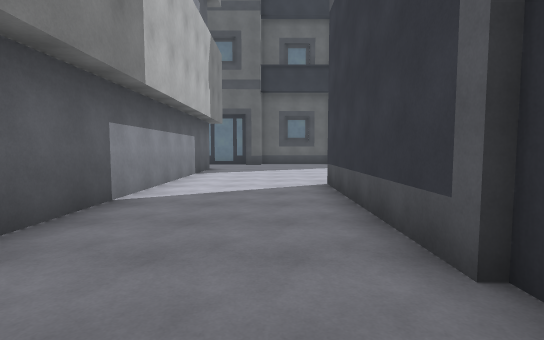
view 1 (above)

24 first-person views from a walk through a Unity game level. The camera is 1.5 m above the floor, tilts 4° down and sees 85° across. The floor is counted in squares, 2 m on a side. Each view is taken from the middle of a square. On the plan, view 1 faces up. The plan holds only what a view shows up to about 10 squares ahead; the rest is blank. The place goes on beyond the plan. Surface patterns are stand-ins for the level's own textures.

view 2
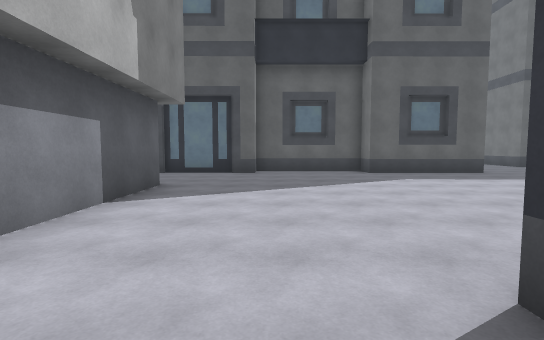

view 3
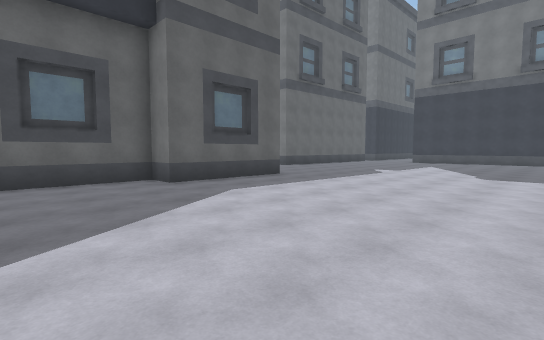

view 4
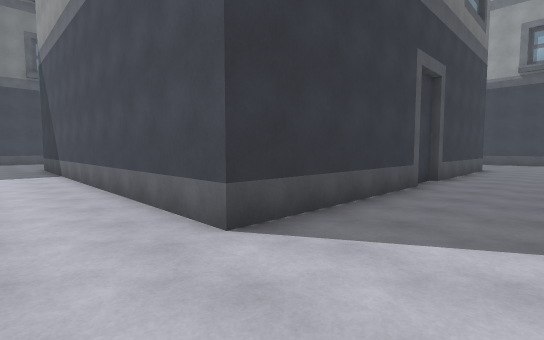

view 5
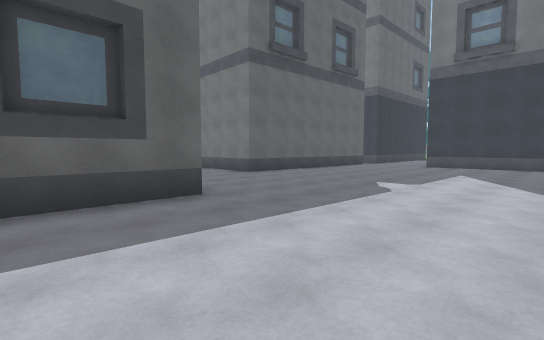

view 6
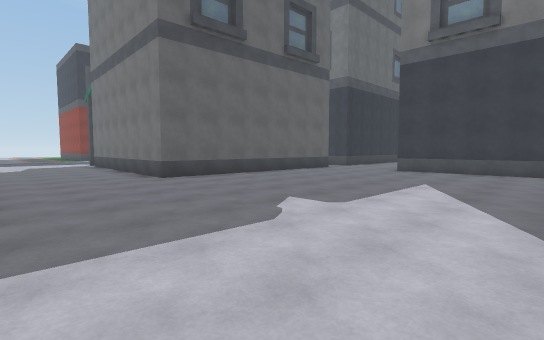

view 7
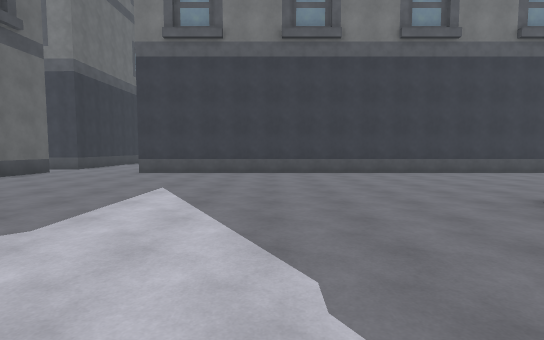

view 8
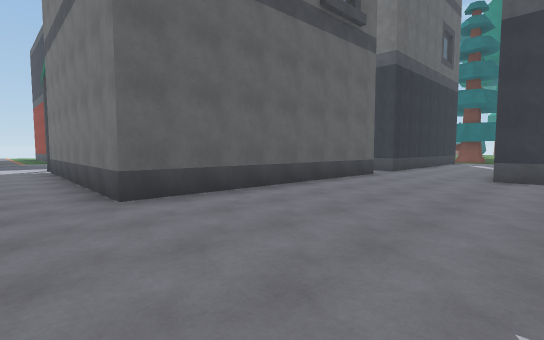

view 9
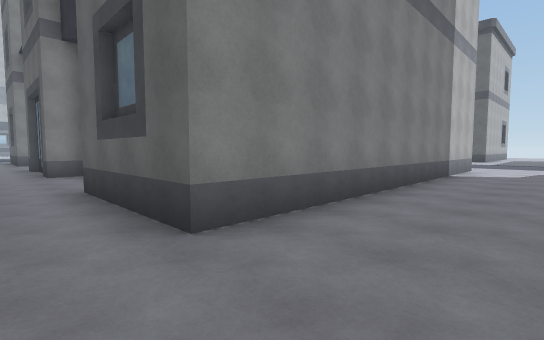

view 10
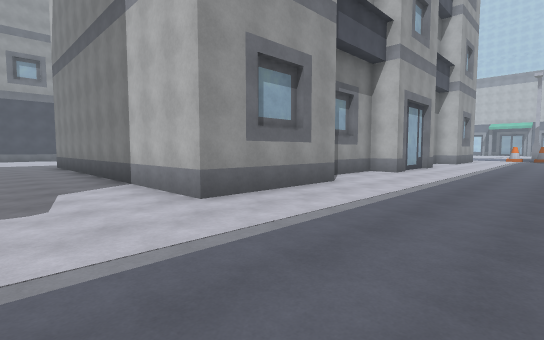

view 11
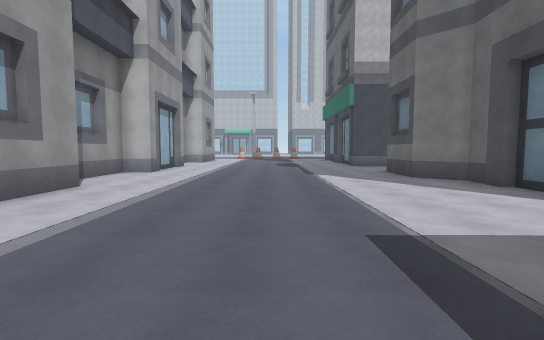

view 12
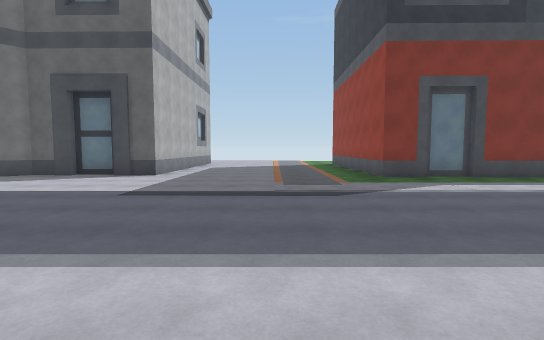

view 13
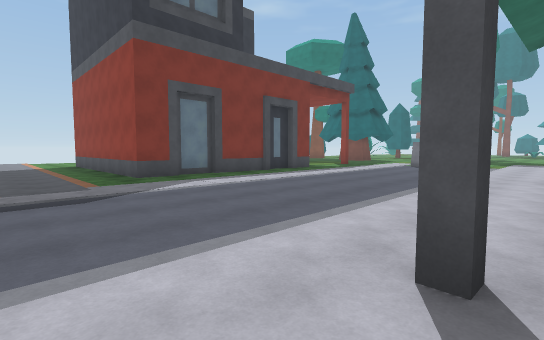

view 14
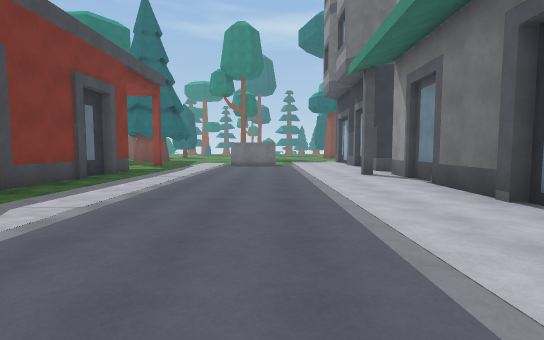

view 15
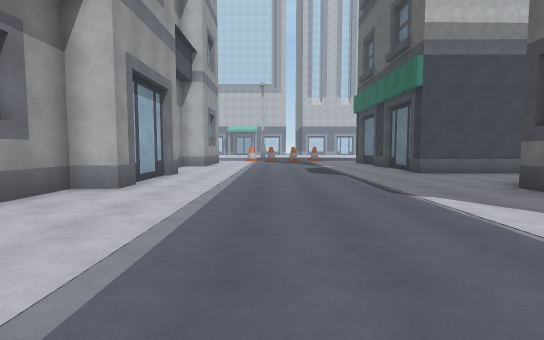

view 16
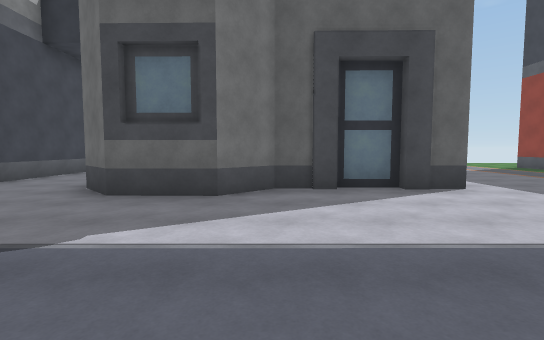

view 17
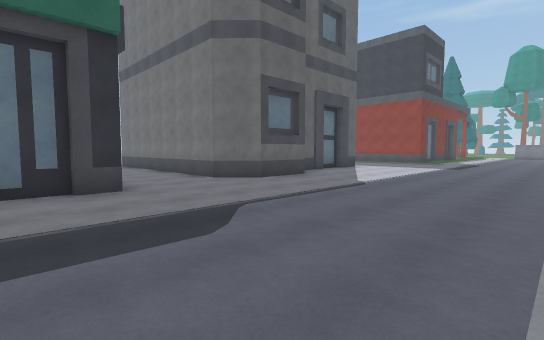

view 18
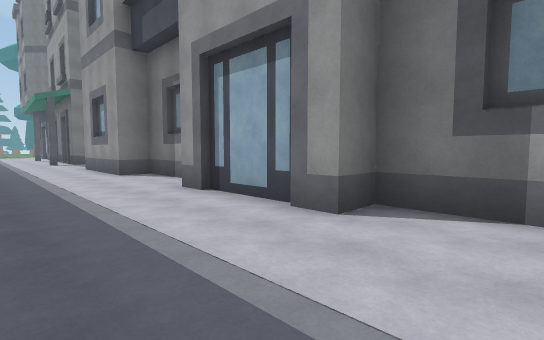

view 19
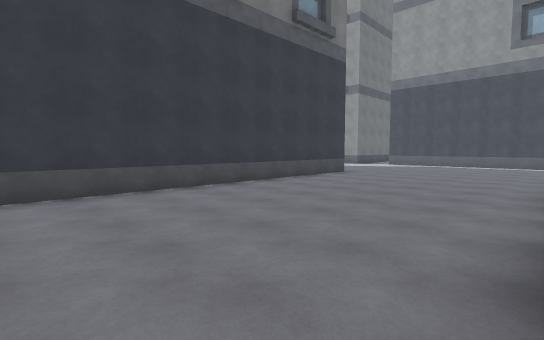

view 20
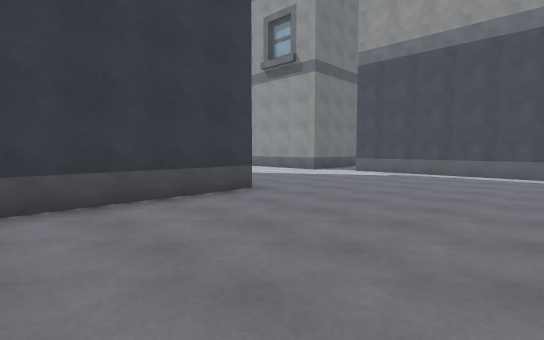

view 21
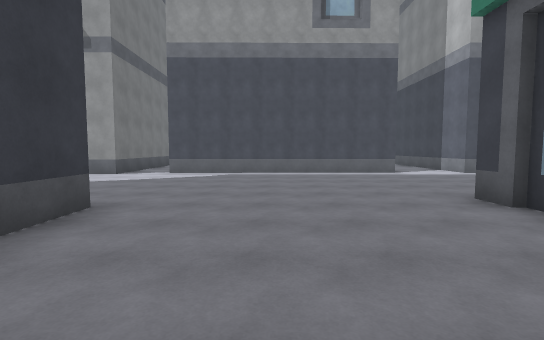

view 22
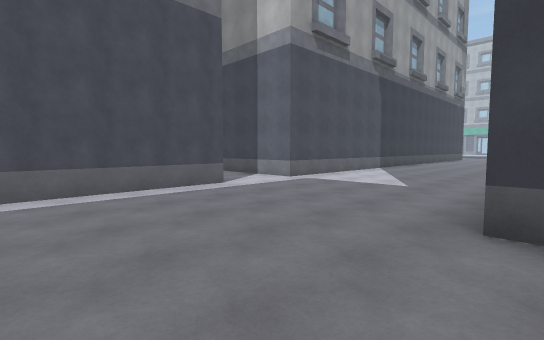

view 23
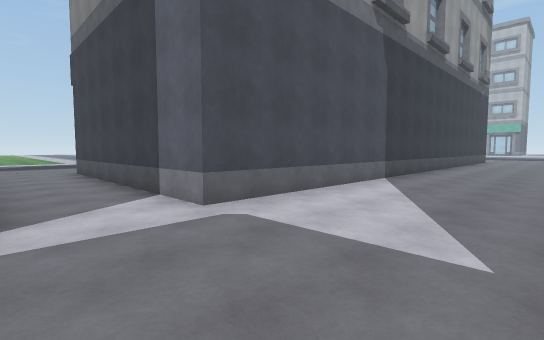

view 24
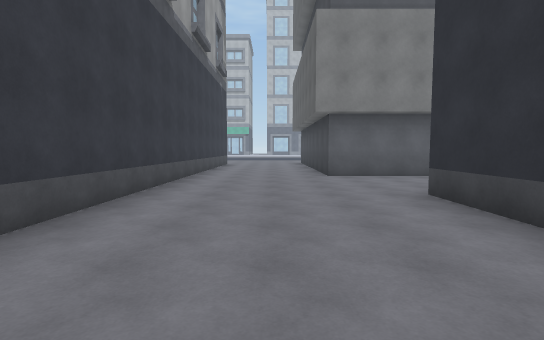

### Floor plan
Key: @ floor where view 1 was taken; # wall or solid block; . floor; B building; H house.
Columns run from 6 left of view 1 to 19 right of it. Each row starts with its distance up from view 1.
 36   #..#       .....#
 35   #..#      ......#
 34  ##..# #####......#
 33 ##B..#B#..........#####H##
 32 ..........................
 31 ..........................
 30 ..........................
 29 ..........................
 28 ..........................
 27 ..........................
 26 ..........................
 25 ..####...####....B........
 24 ###  #####  #....########B
 23             #....#
 22             #....#
 21             #....#
 20             #....#
 19             #....#
 18             #....###
 17             #.............
 16      #####  #.............
 15   ####...####.............
 14   ......................#
 13    .....................#
 12    .....................#
 11    #....................#
 10    #....................#
  9    #....................#
  8    #....................#
  7    #....................#
  6    #....##########......#
  5    #...##         ......#
  4    #...#           .....#
  3    #...#           .....#
  2     ...#           .....#
  1      ...           .....#
  0      .@#           .....#
 -1      ..#           .....#
 -2      ..#          ......#
 -3    #...#          ......#
 -4    #...###        B......
 -5   ##.......  .............
 -6   ........................
 -7   ........................
 -8   ........................
 -9   ...................B....
-10   ##############.########.

Positions as (right, up) in squares from view 1, and headings:
1: (0, 0), facing up
2: (0, 5), facing up
3: (0, 8), facing up-right
4: (-1, 8), facing down-right
5: (4, 10), facing up-right
6: (7, 10), facing up-right
7: (8, 10), facing right
8: (9, 13), facing up-right
9: (9, 13), facing up-left
10: (9, 29), facing down-left
11: (9, 29), facing left
12: (9, 25), facing up
13: (9, 25), facing up-right
14: (9, 28), facing right
15: (5, 28), facing left
16: (2, 28), facing up
17: (-6, 27), facing up-right
18: (-6, 28), facing down-right
19: (12, 5), facing down-right
20: (13, 0), facing down-right
21: (15, 0), facing down
22: (15, -4), facing down-left
23: (11, -6), facing down-left
24: (6, -7), facing left
